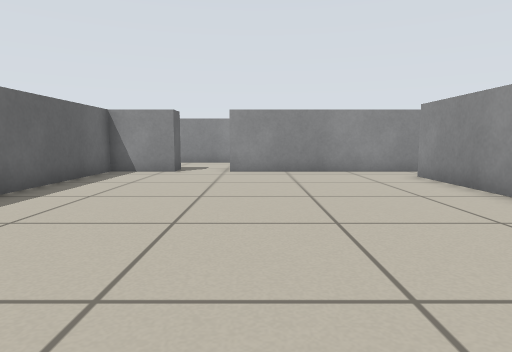
view 1 (above)

16 first-person views from a walk through a Stage world. The camera is 0.5 m above the floor, tilts 6° down and sees 75° across. The lines on the ground mark 1 m squares. The floor is counted in squares, 0.5 m on a side. Each view is taken from the middle of a square. On the plan, view 1 faces up. The plan holds only what a view shows up to about 12 squares ahead; the rest is blank. The place goes on beyond the plan. Robots are left out.

view 2
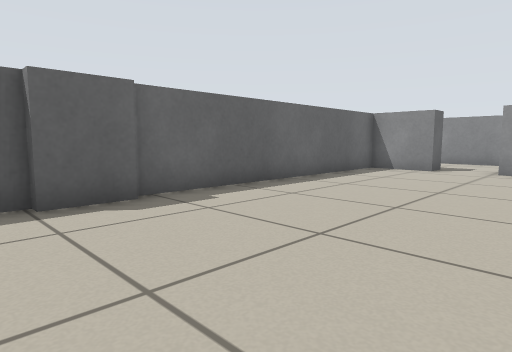

view 3
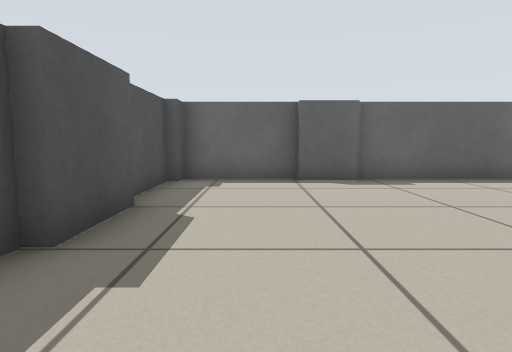

view 4
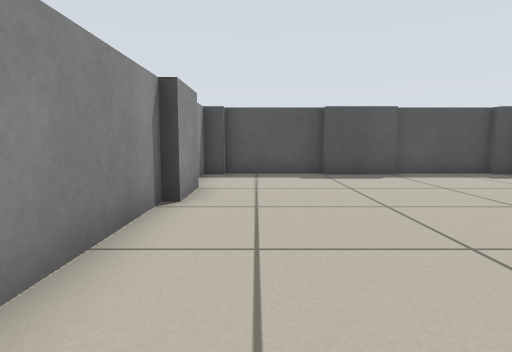

view 5
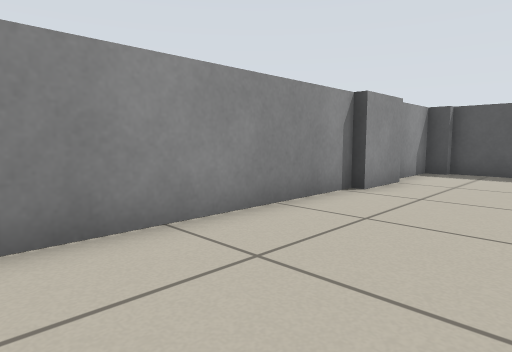

view 6
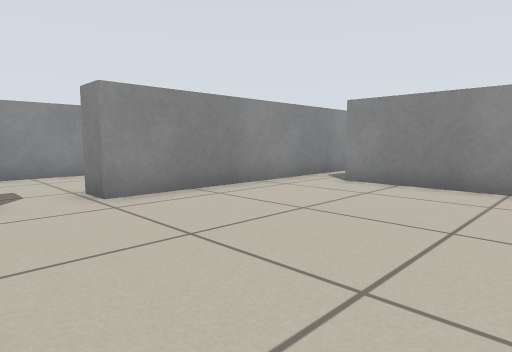

view 7
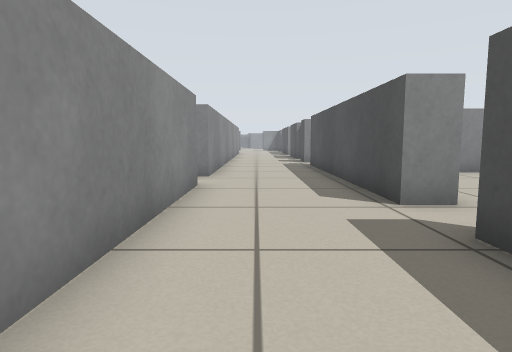

view 8
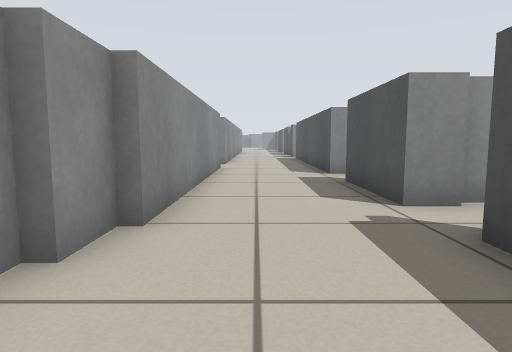

view 9
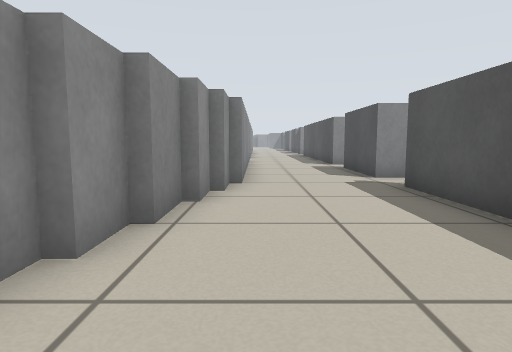

view 10
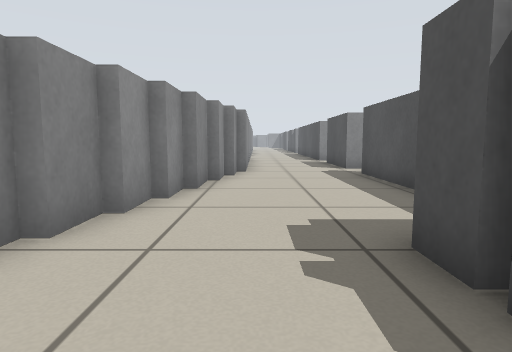

view 11
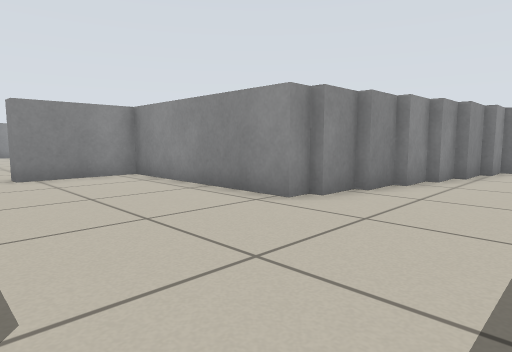

view 12
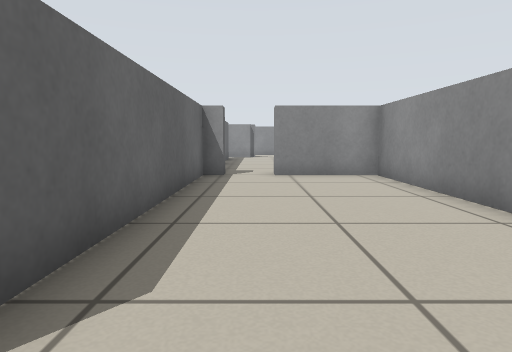

view 13
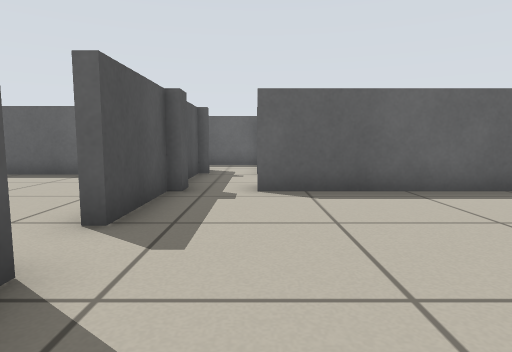

view 14
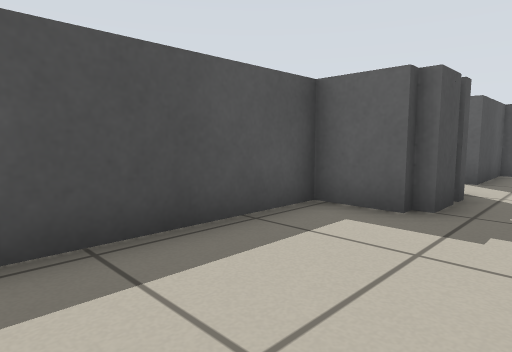

view 15
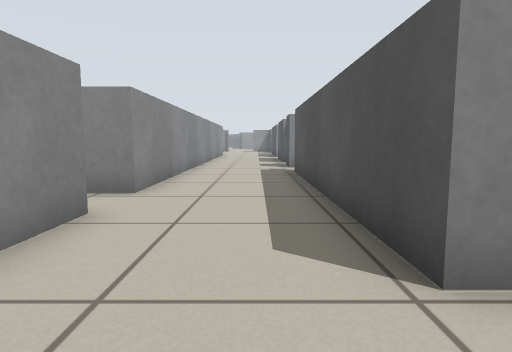

view 16
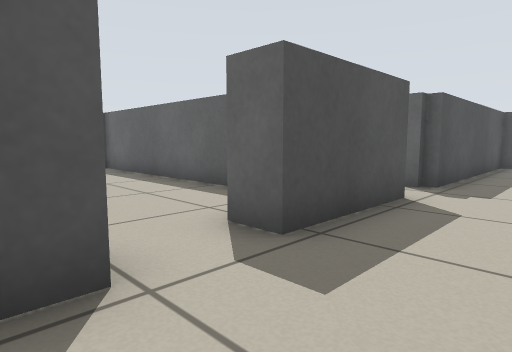

### Floor plan
Key: @ floor where view 1 was taken; # wall or solid block; . floor; = window, fence, low wall or low ledge.
Columns run from 25 left of view 1 to 5 right of it. Each row starts with its distance up from view 1.
 26     ...
 25     ...
 24    #=.####
 23    #.....#
 22    #.....#
 21    #.....#
 20    #.....#
 19    #.....#
 18    #.....##
 17    #.....===####
 16    #..........==####      #==#
 15    =..............=========..==
 14    =.....==....................
 13 ####===.=##....................
 12     ....  #=======.====.=======
 11   ....          ##.=##=.=######
 10 #....              =#..........
  9 #..                 #.........#
  8 #.                  #.........#
  7                     #.........#
  6                     #.........#
  5                     #.........#
  4                     #.........#
  3                     #.........#
  2                     #.........#
  1                     #=.......=#
  0                     #=...@...=#
 -1                     #.........#
 -2                     #.........#
 -3                     #====#====#

Positions as (right, up) in squares from view 1, and headings:
1: (0, 0), facing up
2: (1, -1), facing up-left
3: (4, -1), facing left
4: (3, 7), facing down
5: (1, 8), facing down-right
6: (-3, 5), facing up-right
7: (-6, 14), facing right
8: (-11, 14), facing right
9: (-15, 15), facing right
10: (-18, 15), facing right
11: (-21, 14), facing up-right
12: (-20, 14), facing up
13: (-15, 15), facing left
14: (-10, 15), facing down-left
15: (-3, 13), facing right
16: (0, 14), facing down-left
